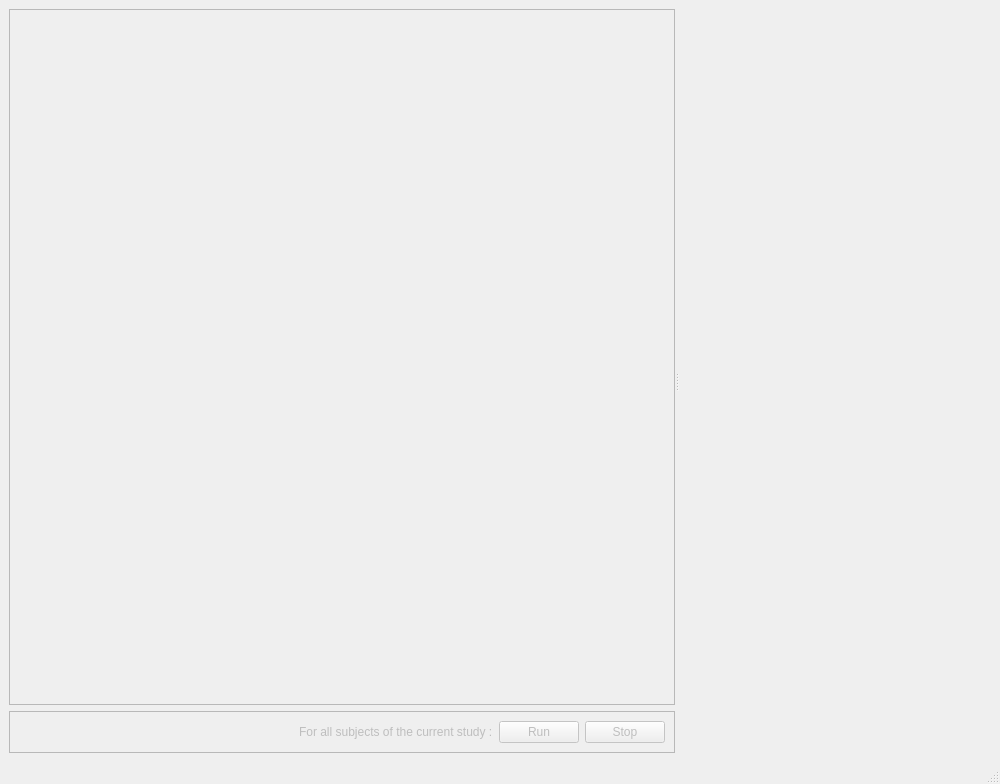
<?xml version="1.0" encoding="UTF-8"?>
<ui version="4.0">
 <class>MainWindow</class>
 <widget class="QMainWindow" name="MainWindow">
  <property name="enabled">
   <bool>false</bool>
  </property>
  <property name="geometry">
   <rect>
    <x>0</x>
    <y>0</y>
    <width>1000</width>
    <height>784</height>
   </rect>
  </property>
  <property name="windowTitle">
   <string>MainWindow</string>
  </property>
  <widget class="QWidget" name="centralwidget">
   <layout class="QHBoxLayout" name="horizontalLayout_2">
    <item>
     <widget class="QSplitter" name="splitter">
      <property name="orientation">
       <enum>Qt::Horizontal</enum>
      </property>
      <widget class="QWidget" name="layoutWidget">
       <layout class="QVBoxLayout" name="verticalLayout">
        <item>
         <widget class="QFrame" name="main_frame">
          <property name="frameShape">
           <enum>QFrame::StyledPanel</enum>
          </property>
          <property name="frameShadow">
           <enum>QFrame::Raised</enum>
          </property>
         </widget>
        </item>
        <item>
         <widget class="QFrame" name="frame_2">
          <property name="sizePolicy">
           <sizepolicy hsizetype="Preferred" vsizetype="Maximum">
            <horstretch>0</horstretch>
            <verstretch>0</verstretch>
           </sizepolicy>
          </property>
          <property name="minimumSize">
           <size>
            <width>0</width>
            <height>0</height>
           </size>
          </property>
          <property name="frameShape">
           <enum>QFrame::StyledPanel</enum>
          </property>
          <property name="frameShadow">
           <enum>QFrame::Raised</enum>
          </property>
          <layout class="QHBoxLayout" name="horizontalLayout">
           <item>
            <spacer name="horizontalSpacer">
             <property name="orientation">
              <enum>Qt::Horizontal</enum>
             </property>
             <property name="sizeHint" stdset="0">
              <size>
               <width>40</width>
               <height>20</height>
              </size>
             </property>
            </spacer>
           </item>
           <item>
            <widget class="QLabel" name="label">
             <property name="text">
              <string>For all subjects of the current study :</string>
             </property>
            </widget>
           </item>
           <item>
            <widget class="QPushButton" name="run_button">
             <property name="text">
              <string>Run</string>
             </property>
            </widget>
           </item>
           <item>
            <widget class="QPushButton" name="stop_button">
             <property name="enabled">
              <bool>false</bool>
             </property>
             <property name="text">
              <string>Stop</string>
             </property>
            </widget>
           </item>
          </layout>
         </widget>
        </item>
       </layout>
      </widget>
      <widget class="QFrame" name="study_widget_wrapper">
       <property name="sizePolicy">
        <sizepolicy hsizetype="Maximum" vsizetype="Preferred">
         <horstretch>0</horstretch>
         <verstretch>0</verstretch>
        </sizepolicy>
       </property>
       <property name="minimumSize">
        <size>
         <width>200</width>
         <height>0</height>
        </size>
       </property>
       <property name="frameShape">
        <enum>QFrame::NoFrame</enum>
       </property>
       <property name="frameShadow">
        <enum>QFrame::Raised</enum>
       </property>
      </widget>
     </widget>
    </item>
   </layout>
  </widget>
  <widget class="QMenuBar" name="menubar">
   <property name="geometry">
    <rect>
     <x>0</x>
     <y>0</y>
     <width>1000</width>
     <height>25</height>
    </rect>
   </property>
  </widget>
  <widget class="QStatusBar" name="statusbar"/>
 </widget>
 <resources/>
 <connections/>
</ui>
